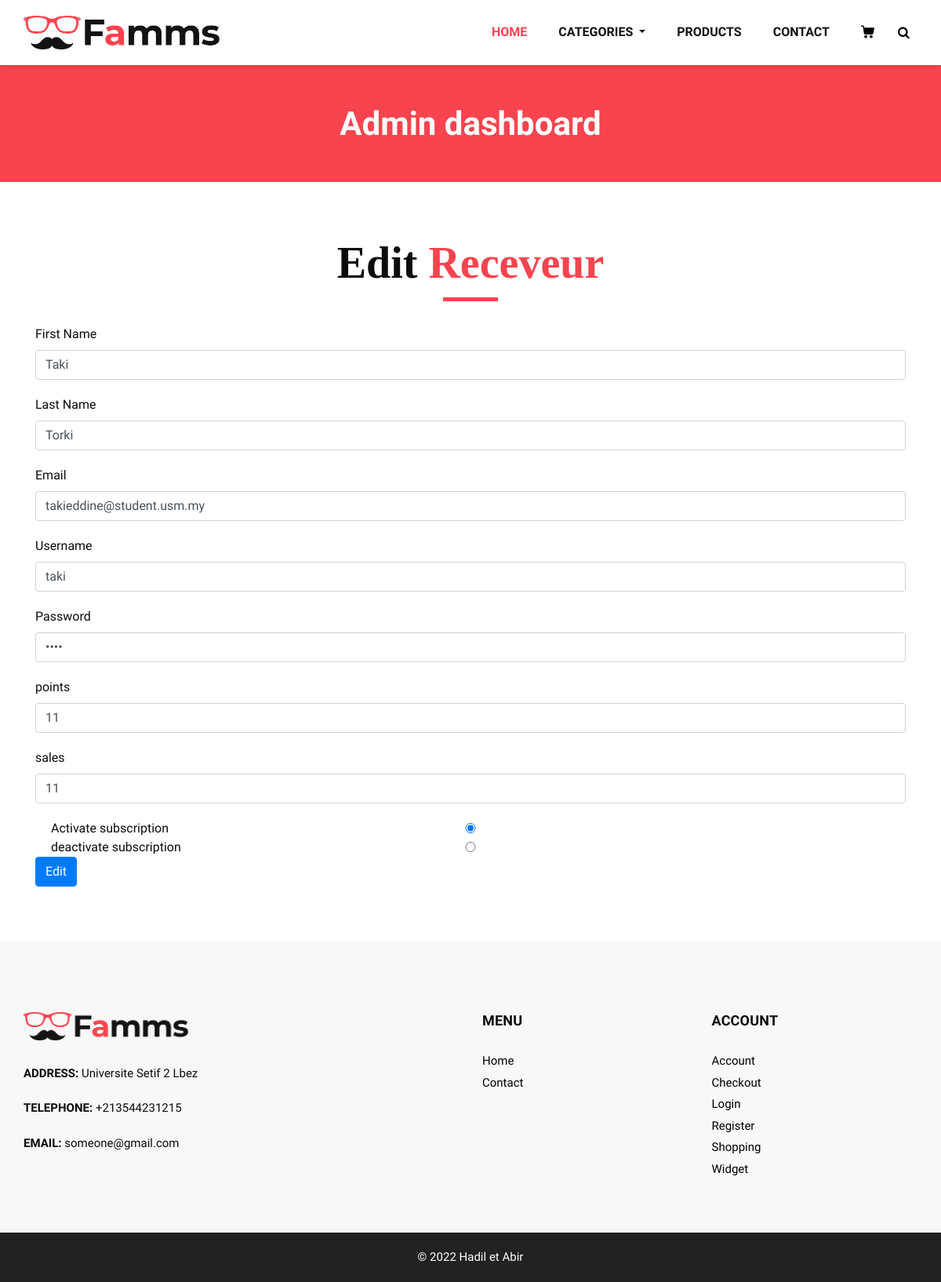
Before: /edit/receveur/2 (signed in) with the older database file.
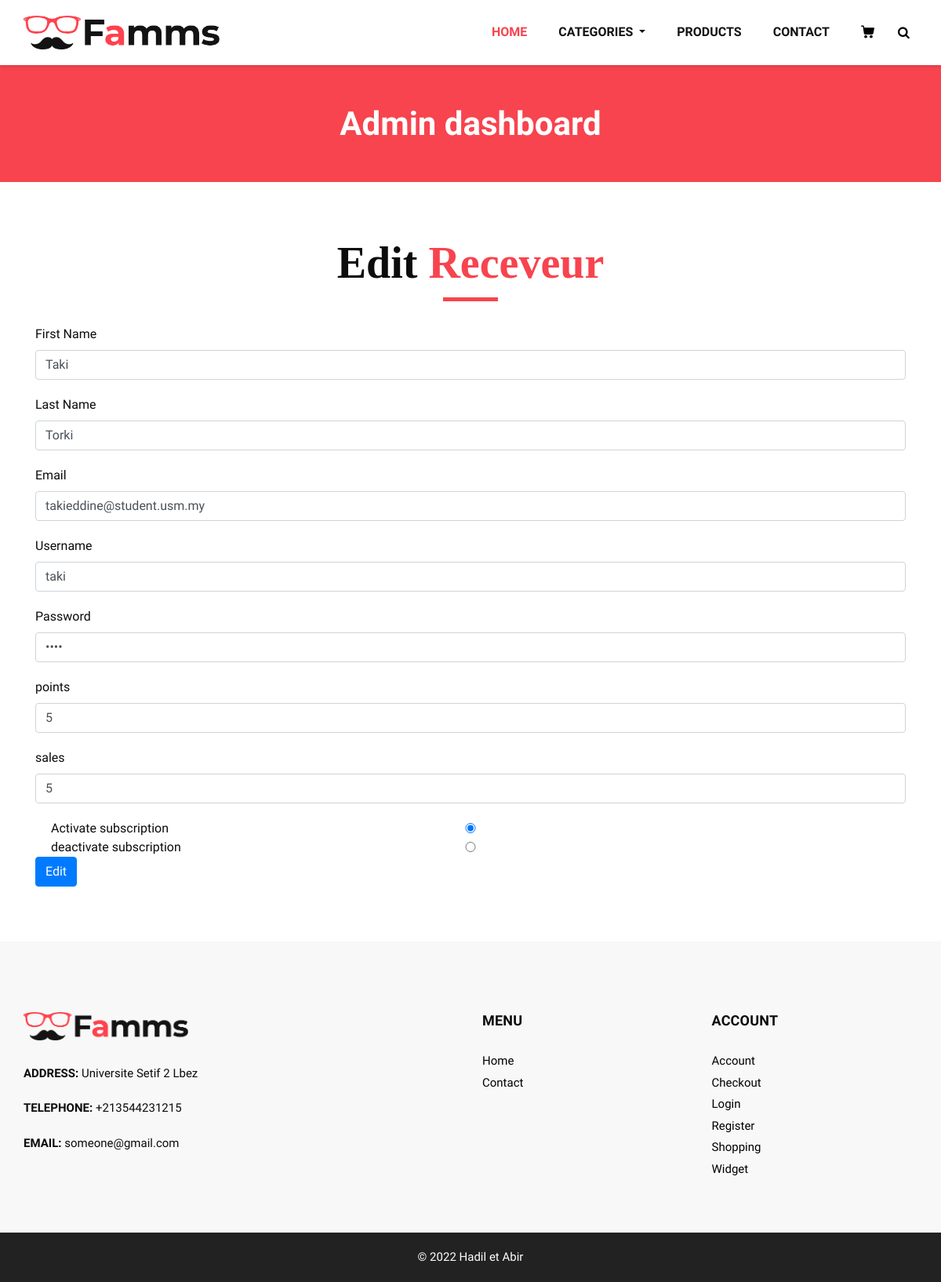
After: the same page with the newer database file.
### backend.py (models this page shows, shortened)
class Receveur(database.Model):
    UID = database.Column(database.Integer, database.ForeignKey(
        "users.UID"), primary_key=True, autoincrement=False)
    points = database.Column(database.Integer, nullable=False)
    sales = database.Column(database.Integer, nullable=False)
    active = database.Column(database.Integer, nullable=False)

### backend.py (the view, shortened to what this page needs)
@app.route('/edit/receveur/<int:id>', methods=["POST", "GET"])
def editRec(id):
    if (session.get("id") is None or not check_admin(session.get("id"))):
        return redirect('/accessDenied')
    Rec = Receveur.query.get_or_404(id)
    User = Users.query.get(id)
    data = {"rec": Rec, "user": User}
    return render_template('editRec.html', data=data)

### backend.py (called while the page is built)
def check_admin(id):
    results = Admin.query.get(id)
    if results is not None:
        return True
    else:
        return False

### templates/editRec.html (shortened to what this page needs)
{%extends 'base.html'%} {%block title%}Edit Receveur{%endblock%} {%block
class%}class="sub_page"{%endblock%} {%block main%}
<section class="inner_page_head">
  <div class="container_fuild">
    <div class="row">
      <div class="col-md-12">
        <div class="full">
          <h3>Admin dashboard</h3>
        </div>
      </div>
    </div>
  </div>
</section>
<section id="ManageProducts" class="product_section layout_padding">
  <div class="container">
    <div class="heading_container heading_center">
      <h2>Edit <span>Receveur</span></h2>
    </div>
    <div class="container">
      <form method="POST">
        <div class="form-group">
          <label for="firstname">First Name</label>
          <input
            type="text"
            name="firstname"
            class="form-control"
            id="firstname"
            aria-describedby="firstnamePriv"
            placeholder="Enter first name"
            value="{{data['user'].firstname}}"
            required
          />
        </div>
        <div class="form-group">
          <label for="lastname">Last Name</label>
          <input
            type="text"
            name="lastname"
            class="form-control"
            id="lastname"
            aria-describedby="lastnamePriv"
            placeholder="Enter last name"
            value="{{data['user'].lastname}}"
            required
          />
        </div>
        <div class="form-group">
          <label for="email">Email</label>
          <input
            type="email"
            name="email"
            class="form-control"
            id="email"
            placeholder="Enter email"
            value="{{data['user'].email}}"
            required
          />
        </div>
        <div class="form-group">
          <label for="username">Username</label>
          <input
            type="text"
            name="username"
            class="form-control"
            id="username"
            value="{{data['user'].username}}"
            aria-describedby="usernamePriv"
            placeholder="Enter username"
            required
          />
        </div>
        <div class="form-group">
          <label for="password">Password</label>
          <input
            type="password"
            name="password"
            class="form-control"
            id="password"
            placeholder="Password"
            value="{{data['user'].password}}"
            required
          />
        </div>
        <div class="form-group">
          <label for="points">points</label>
          <input
            type="number"
            name="points"
            class="form-control"
            id="points"
            value="{{data['rec'].points}}"
            placeholder="points"
            required
          />
        </div>
        <div class="form-group">
          <label for="sales">sales</label>
          <input
            type="number"
            name="sales"
            class="form-control"
            id="sales"
            placeholder="sales"
            value="{{data['rec'].points}}"
            required
          />
        </div>
        <div class="form-check">
          <input class="form-check-input" type="radio" name="activation"
          id="exampleRadios1" value="1" {%if data['rec'].active == 1%} checked
          {%endif%} />
          <label class="form-check-label" for="exampleRadios1">
          </label>
        </div>
        <div class="form-check">
          <input class="form-check-input" type="radio" name="activation"
          id="activation" value="0"  />
          <label class="form-check-label" for="exampleRadios1">
          </label>
        </div>
        <button type="submit" class="btn btn-primary">Edit</button>
      </form>
    </div>
  </div>
</section>
{%endblock%}

Changed rows visible on the page:
changed Receveur "☑ Activate subscription": points "11" → "5"; sales "11" → "5"
